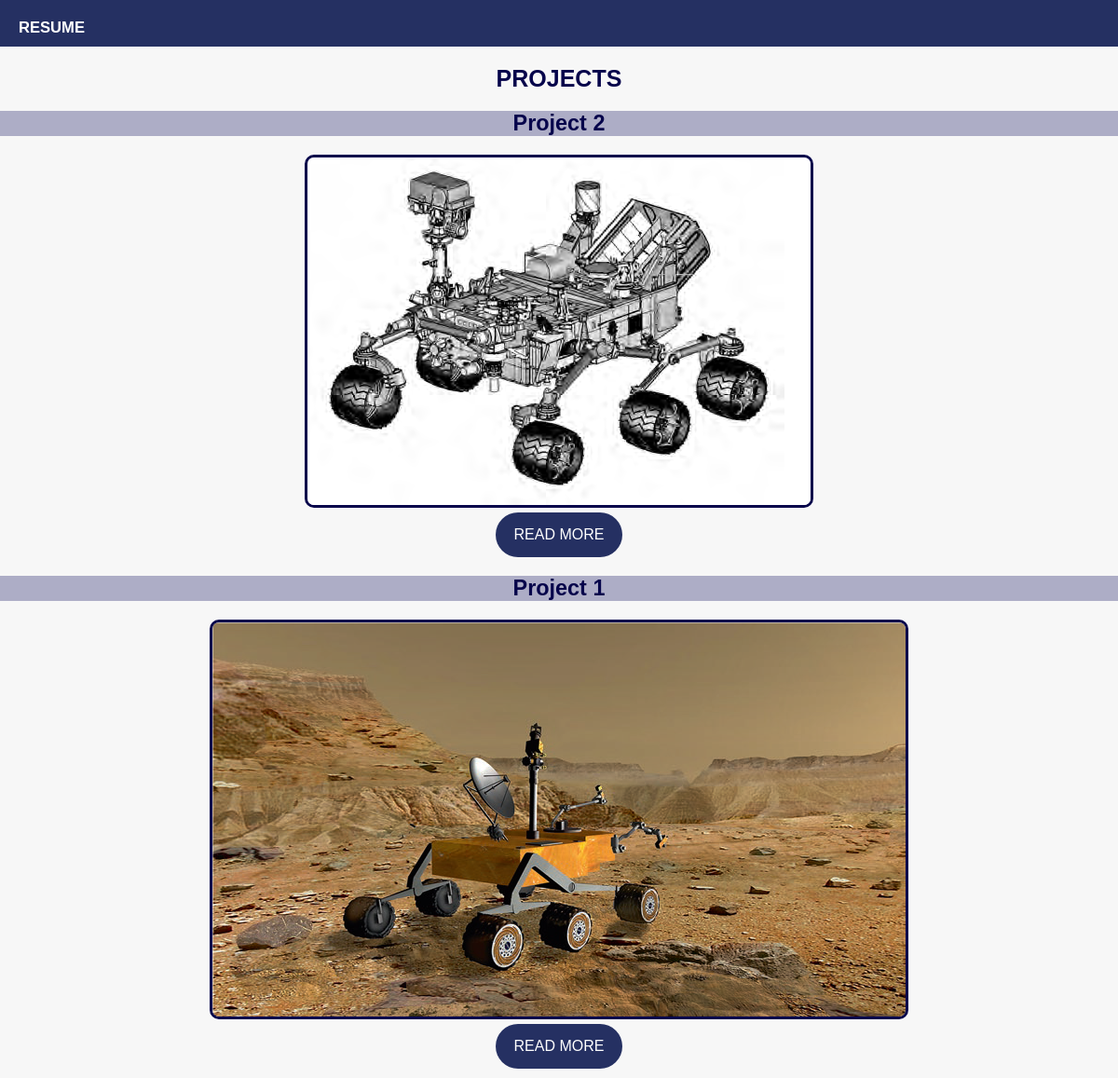
The app's page /project/ with its own data.
### project/models.py (models this page shows, shortened)
class Project(models.Model):
    title = models.CharField(max_length=10)
    description = RichTextField()
    image = models.ImageField(upload_to = 'projects', blank=True)
    url = models.URLField(blank=True)
    created = models.DateTimeField(auto_now_add=True)
    updated = models.DateTimeField(auto_now=True)
    class Meta:
        db_table = 'project'
        verbose_name = 'Project'
        verbose_name_plural = 'Projects'
        ordering = ['-created']

### project/views.py (the view)
# urls.py: path('', projects, name='projects'),
def projects(request):
    projects = Project.objects.all()
    projectd = Project.objects.first()
    return render(request, 'projects.html', {'projects': projects, 'projectd': projectd })

### project/templates/projects.html
{% extends 'base.html' %}
{% load static %}
{% block content %}
<h1>Projects</h1>
{% for pk in projects %}
<section class="project">
    <div class="project-dim">
        <h3>{{ pk.title }}</h3>
        <img src="{{ pk.image.url }}" alt="project 1"><br>
        <button class="btn azul"><a href="{% url 'projectd' pk.id %}">READ MORE</a></button>
    </div>
</section>
{% endfor %}
{% endblock %}

### static/css/main.css (style rules this page uses)
* { margin: 0; padding: 0; box-sizing: border-box; }
body { font-family: Helvetica; font-size: 20px; background-color: #f7f7f7; }
.btn { font-size: 16px; padding: 15px 20px; margin: 0 10px; border-style: none; border-radius: 30px; text-align: center; }
.btn a { text-decoration: none; color: #fff; }
.azul { background: #253062; }
h1 { font-size: 25px; color: #06044b; text-align: center; text-transform: uppercase; margin: 20px 0; }
.project { text-align: center; margin: 10px 0; }
.project h3 { color: #06044b; background: #adadc6; margin: 20px 0; }
.project-dim img { border: 3px solid #06044b; border-radius: 10px; }

### records on screen
Project: title "Project 2", image (picture)
Project: title "Project 1", image (picture)
